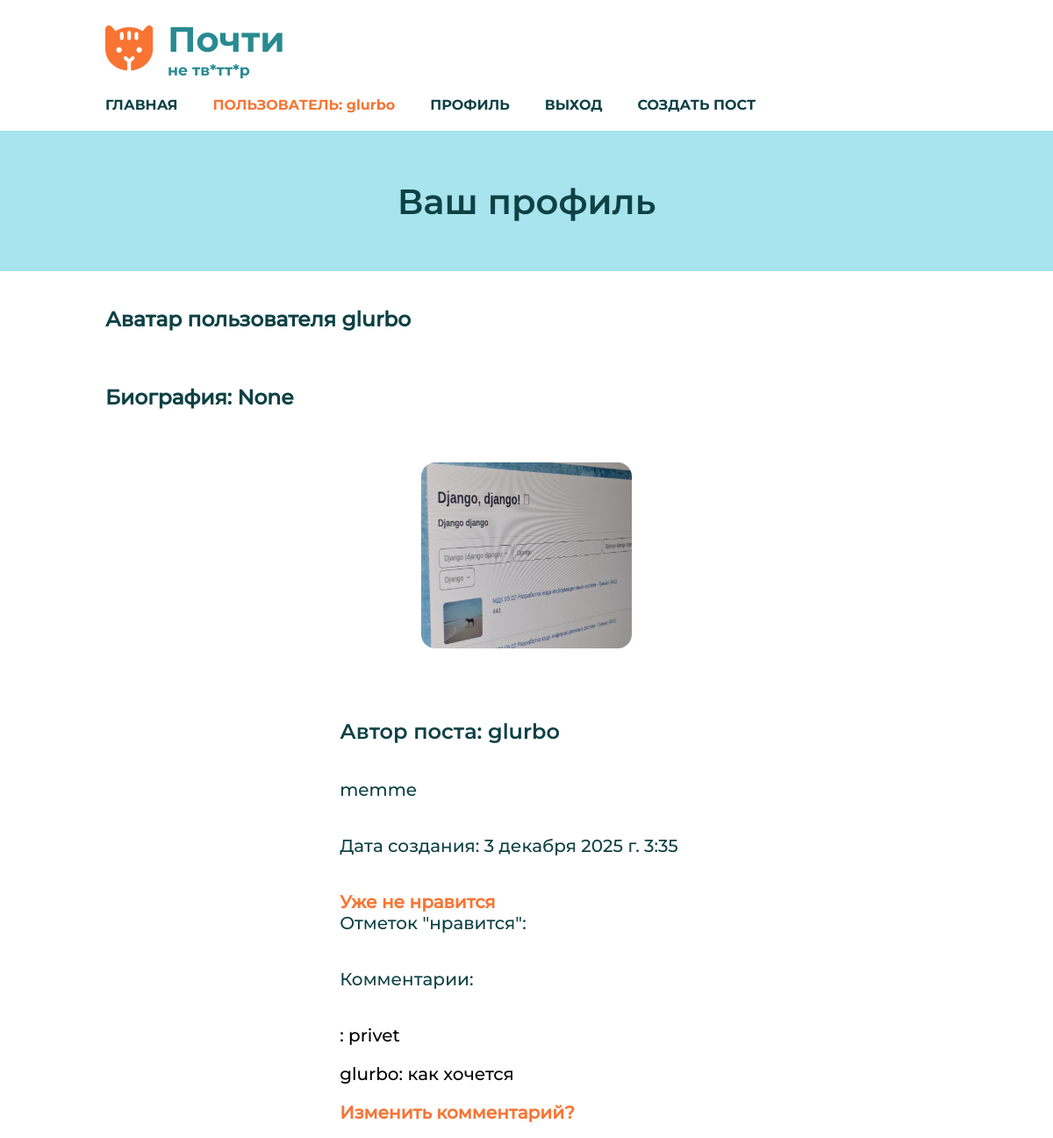
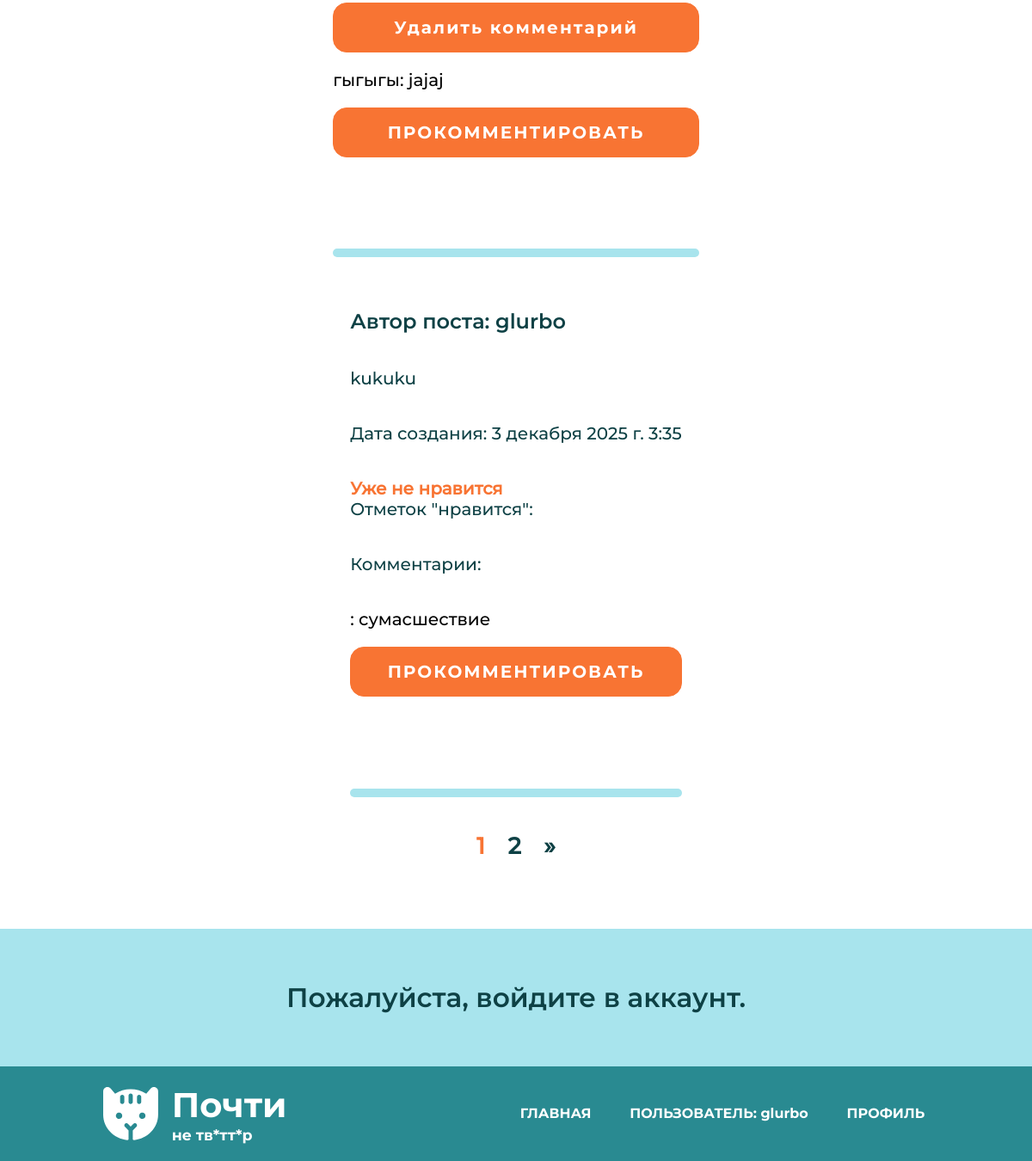
The app's page /posts/profile/ (signed in), older data (2 pictures, top to bottom).
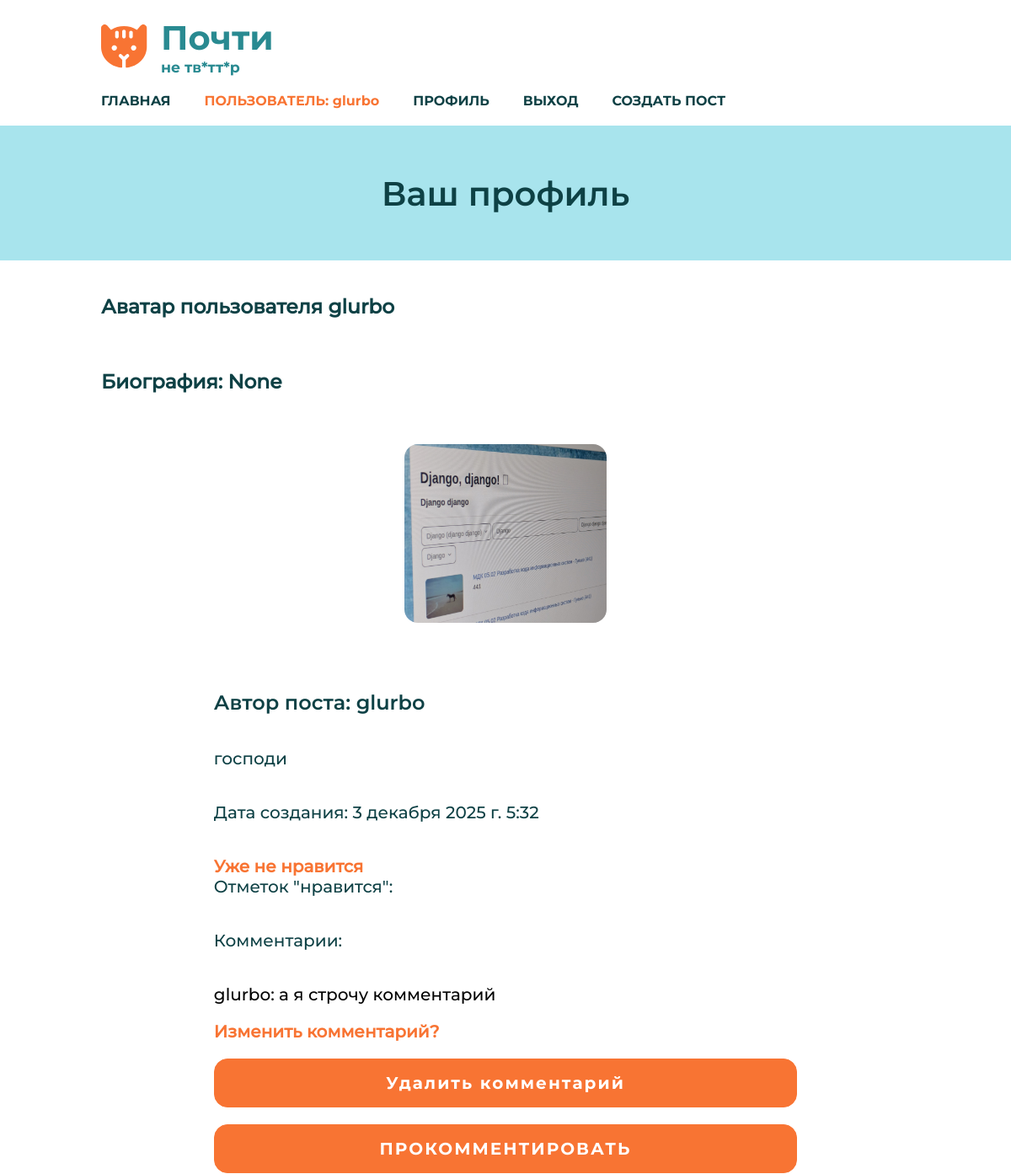
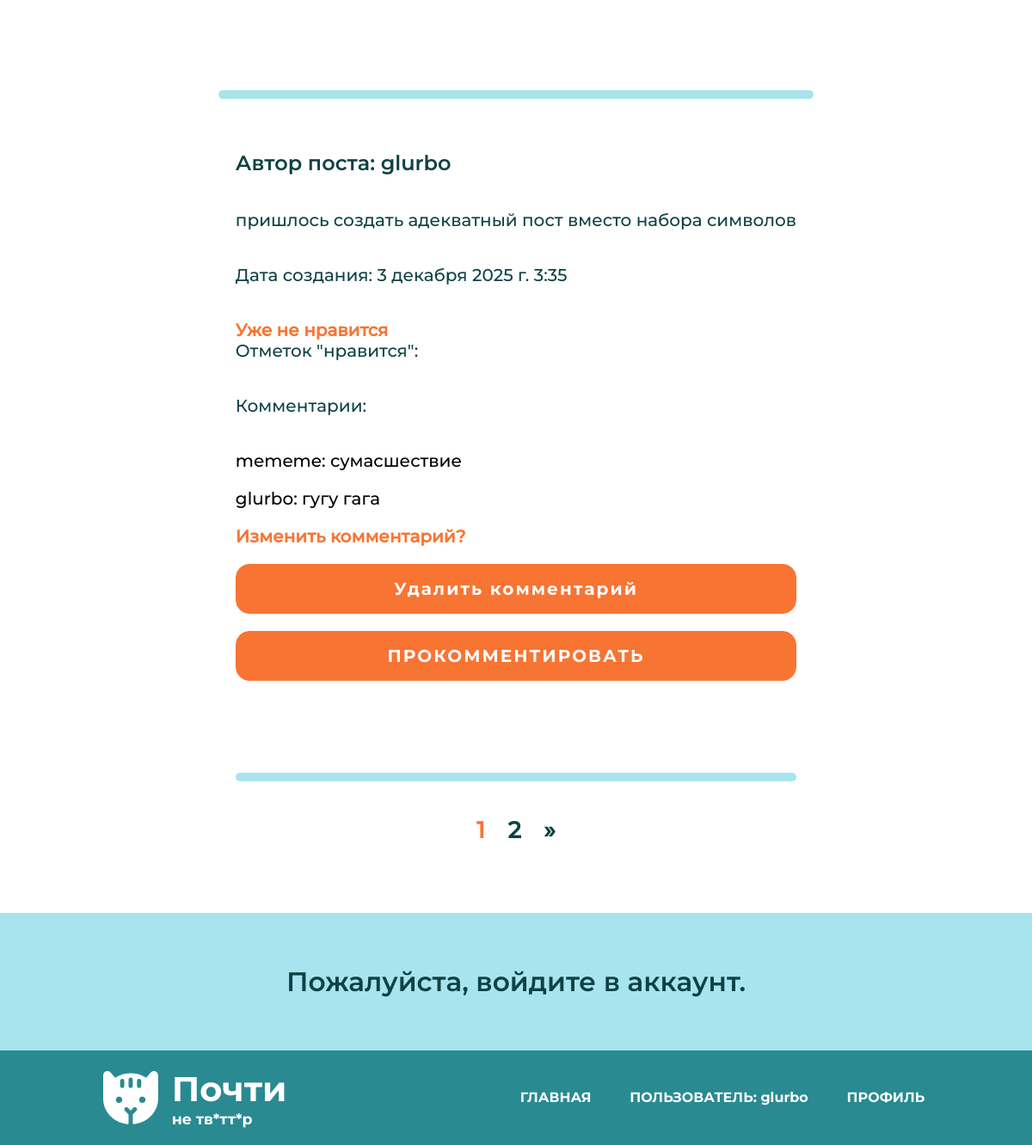
The same page, newer data (2 pictures, top to bottom).
### posts/models.py (models this page shows, shortened)
class ReallyUser(AbstractUser):
    avatar = models.ImageField(upload_to='avatars/', blank=True, null=True,
                               verbose_name='Аватар', default='avatars/image.png')
    biography = models.CharField(max_length=250, verbose_name="Биография", null=True)
    class Meta(AbstractUser.Meta):
        pass

class Post(models.Model):
    post_text = models.TextField(verbose_name="Текст поста")
    author = models.ForeignKey('ReallyUser', on_delete=models.CASCADE, verbose_name='Автор поста', null=True)
    pub_date = models.DateTimeField(default=datetime.now, verbose_name="Дата публикации")
    likes = models.ManyToManyField(settings.AUTH_USER_MODEL, related_name="liked_posts", blank=True)
    class Meta:
        verbose_name = 'Пост'
        verbose_name_plural = 'Посты'

class Comment(models.Model):
    comment_text = models.TextField(verbose_name="Текст комментария")
    post = models.ForeignKey('Post', on_delete=models.CASCADE,
                                      verbose_name="Комментарий к посту", blank=True, null=True)
    commenter = models.ForeignKey('ReallyUser', on_delete=models.CASCADE, verbose_name='Автор комментария', null=True)
    class Meta:
        verbose_name = 'Комментарий'
        verbose_name_plural = 'Комментарии'

### posts/views.py (the view)
# urls.py: path('profile/', views.profile_view, name='profile'),
@login_required
def profile_view(request):
    posts = Post.objects.filter(author=request.user).order_by('-pub_date')
    paginator = Paginator(posts, 2)
    if 'page' in request.GET:
        page_num = request.GET['page']
    else:
        page_num = 1
    page = paginator.get_page(page_num)
    context = {
        'posts': page.object_list,
        'user': request.user,
        'page': page
    }
    return render(request, 'profile.html', context)

### posts/templates/profile.html (shortened to what this page needs)
{% extends "base_generic.html" %}
{% block content %}
{% if user.is_authenticated %}
<section class="title">
            <h1>Ваш профиль</h1>
        </section>
        <section class="articles-wrapper">
            <div class="articles">
                <h3 class="article-text">Аватар пользователя {{ user.username }} </h3>
                <h3 class="article-text">Биография: {{ user.biography }}</h3>
                {% if user.avatar %}
<img src="{{ user.avatar.url }}" alt="Аватар пользователя" class="prof-img">
    {% else %}
    <h3>Как вы смогли без аватарки здесь зарегистрироваться???</h3>
    {% endif %}
                <div class="four-articles">
                    {% if posts %}
                    {% for post in posts %}
                    <article>
                        <div class="article-inner">
                            <div class="article-text">
                                <h3>Автор поста: {{ post.author }}</h3>
                                <p>{{ post.post_text }}</p>
                                <p>Дата создания: {{ post.pub_date }}</p>
                                 {% if request.user.is_authenticated %}
            <p class="lele">
                <a href="{% url 'toggle_like' pk=post.pk %}">
                    {% if request.user in post.likes.all %}
                        Уже не нравится
                    {% else %}
                        Нравится
                    {% endif %}
                </a>
                <span>Отметок "нравится": {{ post.likes_count }}</span>
            </p>
        {% else %}
            <p>Отметок "нравится": {{ post.likes_count }}</p>
        {% endif %}
        <p>Комментарии: {{ post.comment_count }}</p>
                            </div>
                            <div class="article-buttons">
                                {% for comment in post.comment_set.all %}
        <p class="comment">{{ comment.commenter.username }}: {{ comment.comment_text }}</p>
                                 {% if request.user == comment.commenter %}
                            <a href="{% url 'edit-comment' pk=comment.pk %}" class="change"><b>Изменить комментарий?</b></a>
                            <form action="{% url 'delete-comment' pk=comment.pk %}" method="post">
                                <input type="submit" value="Удалить комментарий" class="button"/>
                            </form>
                        {% endif %}
    {% endfor %}
                                <a href="{% url 'add-comment' pk=post.pk %}" class="button">ПРОКОММЕНТИРОВАТЬ</a>
                                <form>
                                    <div class="favourite">
                                        <input class="fav-input" type="checkbox" id="fav1" checked>
                                    </div>
                                </form>
                            </div>
                            <div class="line"></div>
                            {% endfor %}
                            {% if page.paginator.num_pages > 1 %}
    <div class="pagination">
        <div class="pagination-list">
            {% for num in page.paginator.page_range %}
                <div class="pagination-item {% if num == page.number %}active{% endif %}">
                    {% if num == page.number %}
                        <span class="pagination-link">{{ num }}</span>
                    {% else %}
                        <a href="?page={{ num }}" class="pagination-link">{{ num }}</a>
                    {% endif %}
                </div>
            {% endfor %}
            {% if page.has_next %}
                <div class="pagination-item">
                    <a href="?page={{ page.next_page_number }}" class="pagination-link">&raquo;</a>
                </div>
            {% endif %}
        </div>
    </div>
                            {% endif %}
                            {% else %}
                             <p>Нет постов :(</p>
                            {% endif %}
                        </div>
                    </article>
                </div>
            </div>
        </section>
<section class="title">
    <h3>Пожалуйста, войдите в аккаунт.</h3>
</section>
{% endif %}
{% endblock %}

### posts/templates/base_generic.html (shortened to what this page needs)
<!DOCTYPE html>
<html lang="ru">
<head>
    {% load static %}
    <link rel="stylesheet" href="{% static 'css/style.css' %}" />
</head>
<body>
    <header class="header-wrapper">
        <div class="header">
            <a class="logo" href="{% url 'index' %}">
                <img src="{% static 'media/logo.svg' %}" alt="Логотип">
                <div class="logo-wrapper">
                    <h1>Почти</h1>
                    <h3>не тв*тт*р</h3>
                </div>
            </a>
            <nav class="header-nav">
                <a href="{% url 'index' %}">ГЛАВНАЯ</a>
                {% if user.is_authenticated %}
                <p class="like-link">ПОЛЬЗОВАТЕЛЬ: {{ user.get_username }}</p>
                <a href="{% url 'profile' %}">ПРОФИЛЬ</a>
                <a href="{% url 'logout' %}">ВЫХОД</a>
                <a href="{% url 'create' %}">СОЗДАТЬ ПОСТ</a>
                {% else %}
                    <a href="{% url 'login' %}">ВОЙТИ</a>
                    <a href="{% url 'register' %}">РЕГИСТРАЦИЯ</a>
                {% endif %}
            </nav>
        </div>
    </header>
    <main>
        {% block content %}
        {% endblock %}
    </main>
    <footer>
        <div class="footer-wrapper">
            <a class="logo" href="{% url 'index' %}">
                <img src="{% static 'media/footer-logo.svg' %}" alt="Логотип">
                <div class="logo-wrapper">
                    <h1>Почти</h1>
                    <h3>не тв*тт*р</h3>
                </div>
            </a>
                <nav class="footer-nav">
                    <a href="{% url 'index' %}">ГЛАВНАЯ</a>
                {% if user.is_authenticated %}
                <p class="like-link-f">ПОЛЬЗОВАТЕЛЬ: {{ user.get_username }}</p>
                <a href="{% url 'profile' %}">ПРОФИЛЬ</a>
                {% else %}
                    <a href="{% url 'login' %}">ВОЙТИ</a>
                    <a href="{% url 'register' %}">РЕГИСТРАЦИЯ</a>
                {% endif %}
                </nav>
        </div>
    </footer>
</body>
</html>

### posts/static/css/style.css (style rules this page uses)
* { box-sizing: border-box; margin: 0; padding: 0; }
body { font-family: 'Montserrat Medium', sans-serif; font-size: 15pt; }
main { display: flex; flex-direction: column; row-gap: 1em; }
a { text-decoration: none; }
.header-wrapper { background: #fff; display: flex; justify-content: center; align-items: center; min-height: 4em; padding: 1em 0; }
.header { width: 80%; display: flex; justify-content: space-between; align-items: center; flex-wrap: wrap; gap: 1em; }
.logo { display: flex; column-gap: 0.8em; font-family: 'Montserrat Bold', sans-serif; align-items: center; padding-right: 1em; }
.logo img { max-width: 25%; }
.logo-wrapper { display: flex; flex-direction: column; color: #298A91; }
.logo-wrapper h1 { font-size: 30pt; }
.logo-wrapper h3 { font-size: 13pt; font-weight: normal; }
.header-nav { display: flex; gap: 2em; flex-wrap: wrap; }
.header-nav a, .like-link { font-family: 'Montserrat Bold', sans-serif; color: #0E4145; font-size: 12pt; }
footer { background: #298A91; display: flex; justify-content: center; align-items: center; min-height: 4em; padding: 1em 0; }
.footer-wrapper { width: 80%; display: flex; justify-content: space-between; align-items: center; gap: 1em; flex-wrap: wrap; }
.footer-wrapper .logo-wrapper { display: flex; flex-direction: column; color: #fff; }
.footer-nav { display: flex; width: 50%; justify-content: space-evenly; gap: 2em; flex-wrap: wrap; }
.footer-nav a, .like-link-f { font-family: 'Montserrat Bold', sans-serif; color: #fff; font-size: 12pt; }
.button { color: #fff; font-size: 15pt; font-family: 'Montserrat Bold', sans-serif; background-color: #F87433; border: 1px solid #F87433; border-radius: 0.8em; display: flex; padding: 0.8em; letter-spacing: 0.1em; justify-content: center; width: 100%; }
.title { color:#0E4145; justify-content: center; font-size: 20pt; font-family: 'Montserrat SemiBold', sans-serif; display: flex; min-height: 6em; align-items: center; background-color: #a8e4ed; }
.articles-wrapper { min-height: 50em; display: flex; justify-content: center; padding: 1em 0; }
.articles { width: 80%; display: flex; flex-direction: column; row-gap: 3em; }
article { align-items: center; }
.four-articles { display: flex; align-items: center; flex-direction: column; row-gap: 3em; flex-wrap: wrap; }
.four-articles article { display: flex; column-gap: 2em; border-radius: 0.8em; }
.article-inner { display: flex; flex-direction: column; padding: 1em; row-gap: 2em; }
.article-buttons { display: flex; justify-content: space-between; flex-direction: column; }
.article-text { display: flex; flex-direction: column; row-gap: 2em; color: #0E4145; }
.article-text h3 { font-family: 'Montserrat SemiBold', sans-serif; font-size: 18pt; }
.favourite { width: fit-content; display: flex; justify-content: center; align-items: center; }
.fav-input { appearance: none; position: relative; background-image: url('../media/favourite.svg'); width: 3.5em; height: 3.5em; background-repeat: no-repeat; background-position: center; background-size: contain; }
.fav-input::after { content: ""; position: absolute; width: 0px; height: 0px; background-image: url('../media/favourite-checked.svg'); background-repeat: no-repeat; background-position: center; background-size: contain; }
.fav-input:checked::after { width: 3.5em; height: 3.5em; }
.like-link { color: #F87433; }
.prof-img { max-width: 25%; border-radius: 0.8em; align-self: center; }
.pagination { align-self: center; display: flex; align-items: center; justify-content: center; }
.pagination-list { display: flex; column-gap: 1em; font-weight: bold; font-size: 20pt; color: #F87433; }
.pagination-list a { color: #0E4145; }
.line { border-radius: 0.8em; width: 100%; height: 0.5em; background-color: #a8e4ed; }
.lele { display: flex; flex-direction: column; color:#0E4145; }
.lele a { font-weight: bold; color: #F87433; }
.article-buttons { row-gap: 1em; }
.change { color: #F87433; }

Row changes from the older to the newer data that the page shows:
removed Post: author "glurbo", post_text "memme", pub_date "3 декабря 2025 г. 3:35", shows "Уже не нравится"
removed Comment: comment_text "privet", shown under "glurbo"
removed Comment: commenter.username "glurbo", comment_text "как хочется"
removed Comment: commenter.username "гыгыгы", comment_text "jajaj", shown under "glurbo"
added Post: author "glurbo", post_text "господи", pub_date "3 декабря 2025 г. 5:32", shows "Уже не нравится"
added Comment: commenter.username "glurbo", comment_text "а я строчу комментарий"
changed Post: post_text "kukuku" → "пришлось создать адекватный пост вместо набора символов"
changed Comment "сумасшествие": commenter.username (not shown) → "mememe"
added Comment: commenter.username "glurbo", comment_text "гугу гага", shown under Post "glurbo"
